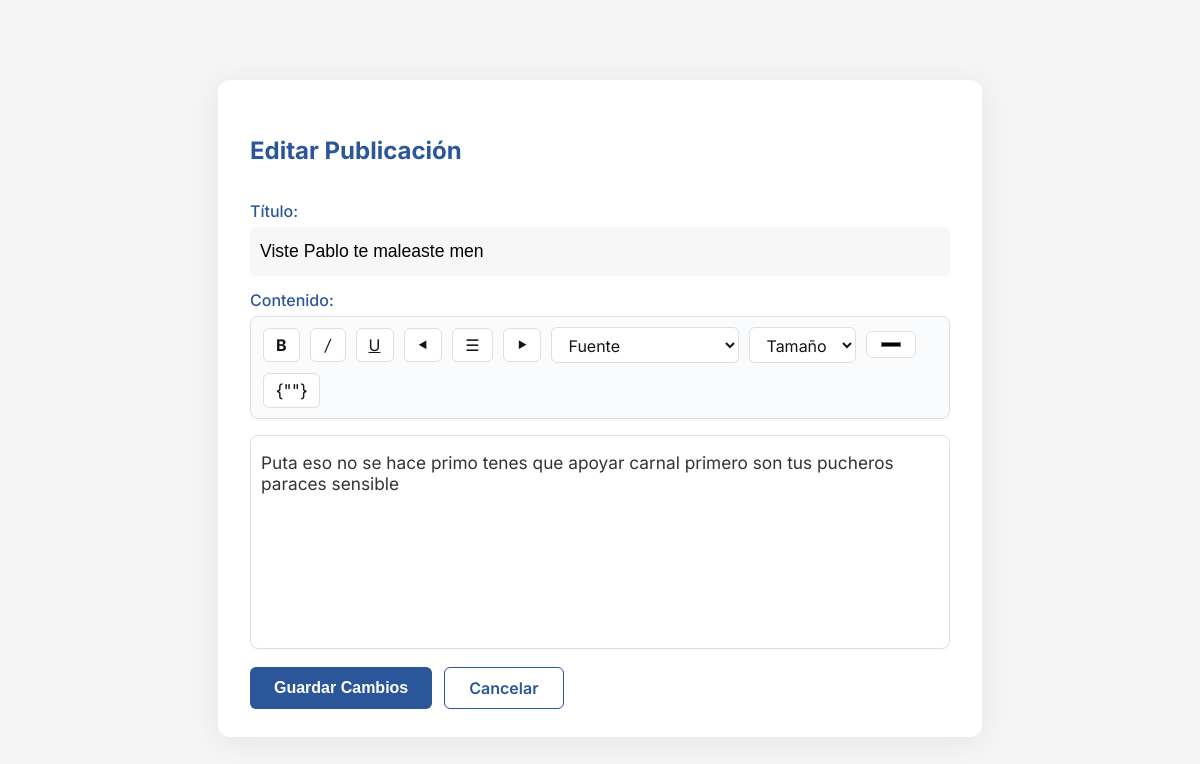
Before: /editar/21/ (signed in) with the older database file.
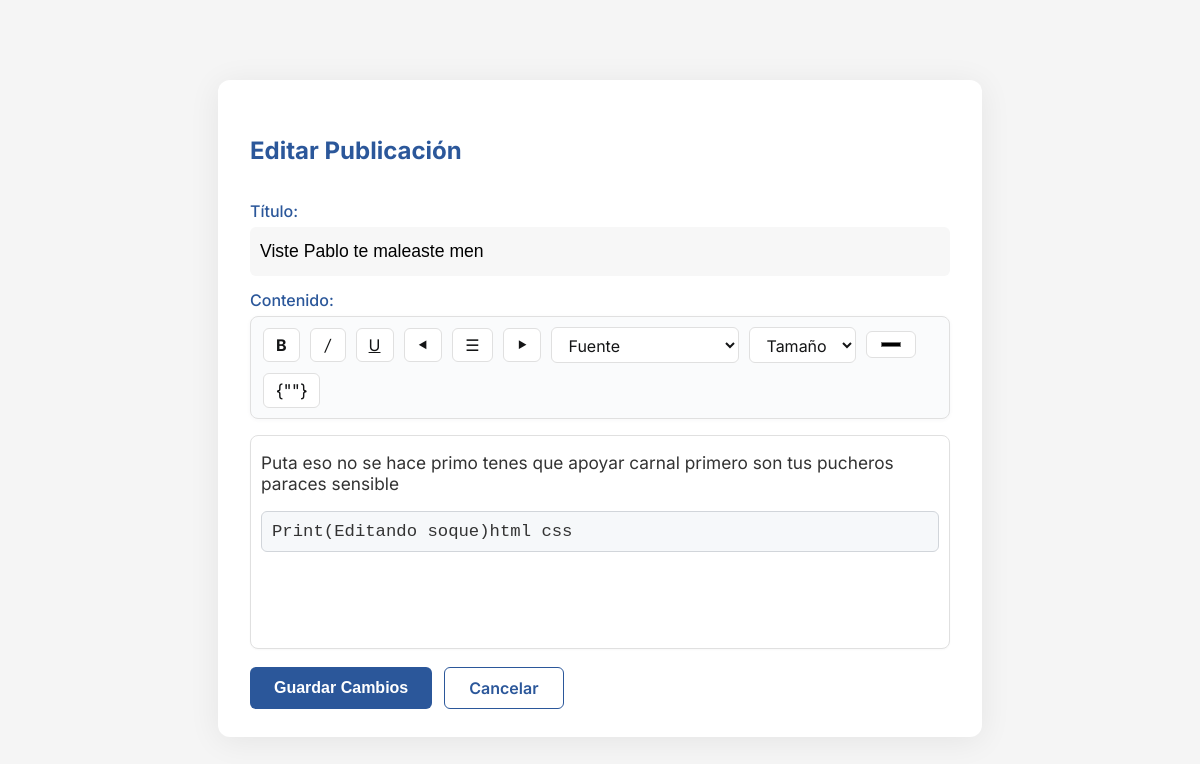
After: the same page with the newer database file.
### accounts/models.py (models this page shows, shortened)
class Post(models.Model):
    author = models.ForeignKey(settings.AUTH_USER_MODEL, on_delete=models.CASCADE)
    title = models.CharField(max_length=200)
    content = models.TextField()
    created_at = models.DateTimeField(auto_now_add=True)

### accounts/views.py (the view)
# urls.py: path('editar/<int:post_id>/', views.editar_post, name='editar_post'),
@login_required
def editar_post(request, post_id):
    post = get_object_or_404(Post, id=post_id, author=request.user)
    if request.method == 'POST':
        post.title = request.POST.get('title')
        post.content = request.POST.get('content').strip()
        post.save()
        return redirect('perfil')
    return render(request, 'editar_post.html', {'post': post})

### core/templates/editar_post.html (shortened to what this page needs)
{% load static %}
<!DOCTYPE html>
<html lang="es">
<head>
  <link rel="stylesheet" href="https://cdnjs.cloudflare.com/ajax/libs/highlight.js/11.8.0/styles/github.min.css">
  <link rel="stylesheet" href="{% static 'css/editar_post.css' %}">
</head>
<body>
  <div class="card">
    <h2>Editar Publicación</h2>
    <form method="post">
      <label for="title">Título:</label>
      <input type="text" id="title" name="title" value="{{ post.title }}">
      <label for="content">Contenido:</label>
      <div class="toolbar">
        <button type="button" onclick="format('bold')"><b>B</b></button>
        <button type="button" onclick="format('italic')"><i>/</i></button>
        <button type="button" onclick="format('underline')"><u>U</u></button>
        <button type="button" onclick="format('justifyLeft')">⯇</button>
        <button type="button" onclick="format('justifyCenter')">☰</button>
        <button type="button" onclick="format('justifyRight')">⯈</button>
        <select onchange="format('fontName', this.value)">
          <option selected disabled>Fuente</option>
        </select>
        <select onchange="format('fontSize', this.value)">
          <option selected disabled>Tamaño</option>
        </select>
        <input type="color" onchange="format('foreColor', this.value)" title="Color de texto">
        <button type="button" onclick="insertCodeBlock()">{""}</button>
      </div>
      <div class="contenido" contenteditable="true" id="editor">
        {% autoescape off %}
        {{ post.content }}
        {% endautoescape %}
      </div>
      <div class="botones">
        <button type="submit" class="btn-primario">Guardar Cambios</button>
        <a href="{% url 'perfil' %}" class="btn-secundario">Cancelar</a>
      </div>
    </form>
  </div>
</body>
</html>

Changed rows visible on the page:
changed Post "Viste Pablo te maleaste men": content "Puta eso no se hace primo tenes que apoyar carnal primero son tus pucheros paraces sensible" → "Puta eso no se hace primo tenes que apoyar carnal primero son tus pucheros paraces sensible Print(Editando soque)html css"
